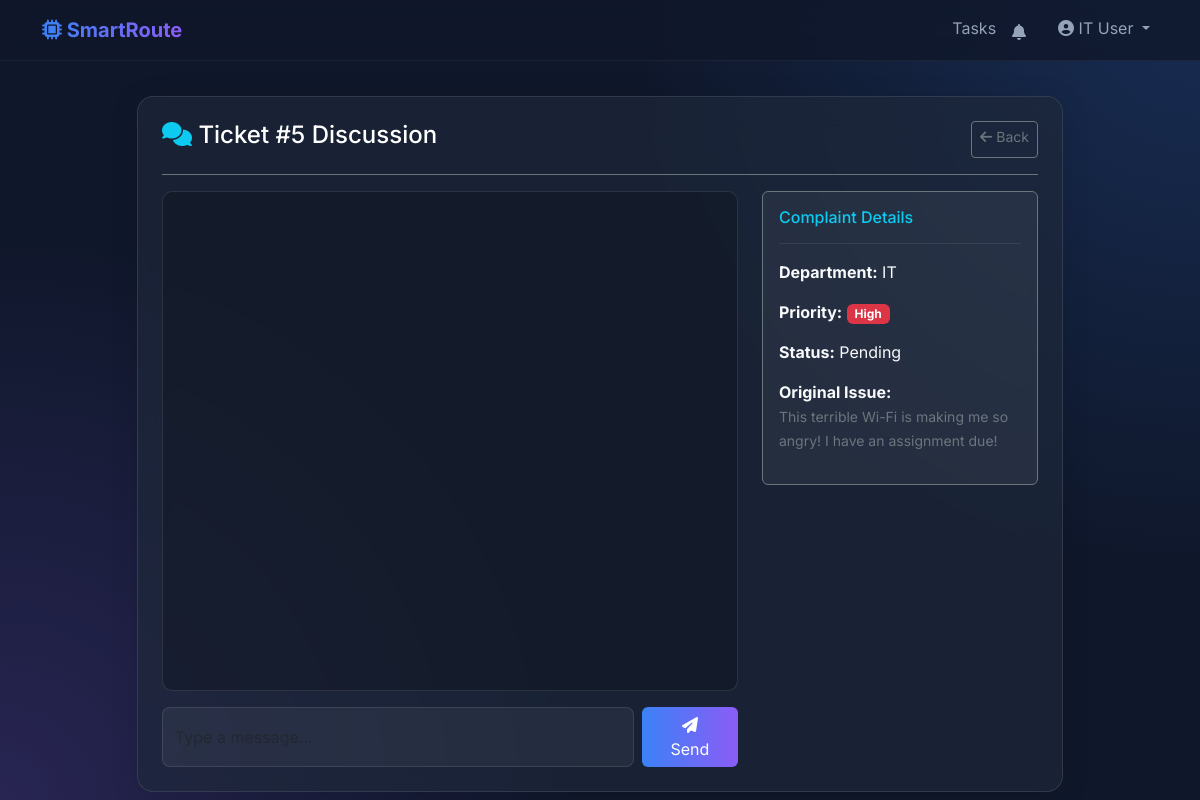
/chat/5 (signed in), run on the app's committed database.
### app.py (models this page shows)
class User(db.Model):
    id = db.Column(db.Integer, primary_key=True)
    name = db.Column(db.String(100), nullable=False)
    email = db.Column(db.String(100), unique=True, nullable=False)
    password = db.Column(db.String(200), nullable=False)
    role = db.Column(db.String(20), default='User') # User, Admin, Department
    dept_id = db.Column(db.Integer, db.ForeignKey('department.id'), nullable=True)

class Complaint(db.Model):
    id = db.Column(db.Integer, primary_key=True)
    user_id = db.Column(db.Integer, db.ForeignKey('user.id'), nullable=False)
    user = db.relationship('User', backref=db.backref('complaints', lazy=True))
    text = db.Column(db.Text, nullable=False)
    department_id = db.Column(db.Integer, db.ForeignKey('department.id'), nullable=False, index=True)
    status = db.Column(db.String(50), default='Pending', index=True) # Pending, In Progress, Resolved
    remarks = db.Column(db.Text, nullable=True)
    date = db.Column(db.DateTime, default=datetime.datetime.utcnow, index=True)
    priority = db.Column(db.String(20), default='Normal', index=True) # Normal, High
    confidence_score = db.Column(db.Float, nullable=True)
    sentiment = db.Column(db.String(20), nullable=True, index=True)
    sla_deadline = db.Column(db.DateTime, nullable=True, index=True)
    sla_status = db.Column(db.String(50), default='Within SLA')
    escalation_level = db.Column(db.Integer, default=0)
    resolved_at = db.Column(db.DateTime, nullable=True)
    attachments = db.relationship('Attachment', backref='complaint', lazy=True)

class Department(db.Model):
    id = db.Column(db.Integer, primary_key=True)
    name = db.Column(db.String(100), unique=True, nullable=False)
    users = db.relationship('User', backref='department', lazy=True)
    complaints = db.relationship('Complaint', backref='department', lazy=True)

### app.py (the view)
@app.route('/chat/<int:complaint_id>')
def chat(complaint_id):
    if 'user_id' not in session:
        return redirect(url_for('login'))
    user = User.query.get(session['user_id'])
    complaint = Complaint.query.get_or_404(complaint_id)
    if user.role != 'Admin' and complaint.user_id != user.id and (user.role != 'Department' or user.dept_id != complaint.department_id):
        flash('Unauthorized access.', 'danger')
        return redirect(url_for('login'))
    messages = Message.query.filter_by(complaint_id=complaint_id).order_by(Message.timestamp.asc()).all()
    return render_template('chat.html', complaint=complaint, messages=messages, current_user=user)

### templates/chat.html (shortened to what this page needs)
{% extends "base.html" %}
{% block content %}
<div class="row justify-content-center h-100">
    <div class="col-md-10">
        <div class="glass-card slide-in p-4">
            <div class="d-flex justify-content-between border-bottom border-secondary pb-3 mb-3">
                <h4 class="text-white"><i class="fa-solid fa-comments text-info"></i> Ticket #{{ complaint.id }} Discussion</h4>
                <a href="{{ url_for('dept_dashboard') if current_user.role == 'Department' else url_for('view_status') }}" class="btn btn-outline-secondary btn-sm"><i class="fa-solid fa-arrow-left"></i> Back</a>
            </div>
            <div class="row">
                <div class="col-md-8">
                    <div id="chat-window" class="p-3 mb-3" style="height: 500px; overflow-y: auto; background: rgba(0,0,0,0.2); border-radius: 10px; border: 1px solid rgba(255,255,255,0.1);">
                    </div>
                    <form id="chat-form" class="d-flex">
                        <input type="text" id="chat-input" class="form-control me-2 glass-input" placeholder="Type a message..." required autocomplete="off" style="background: rgba(255,255,255,0.05); color: white;">
                        <button type="submit" class="btn btn-primary px-4"><i class="fa-solid fa-paper-plane"></i> Send</button>
                    </form>
                </div>
                <div class="col-md-4">
                    <div class="p-3 rounded border border-secondary" style="background: rgba(255,255,255,0.05);">
                        <h6 class="text-info">Complaint Details</h6>
                        <hr class="border-secondary">
                        <p><strong>Department:</strong> {{ complaint.department.name }}</p>
                        <p><strong>Priority:</strong>
                            {% if complaint.priority == 'High' %}<span class="badge bg-danger">High</span>{% else %}<span class="badge bg-secondary">Normal</span>{% endif %}
                        </p>
                        <p><strong>Status:</strong> {{ complaint.status }}</p>
                        <p><strong>Original Issue:</strong><br><small class="text-secondary">{{ complaint.text }}</small></p>
                    </div>
                </div>
            </div>
        </div>
    </div>
</div>
{% endblock %}

### templates/base.html (shortened to what this page needs)
<!DOCTYPE html>
<html lang="en">
<head>
    <link href="https://cdn.jsdelivr.net/npm/bootstrap@5.3.0/dist/css/bootstrap.min.css" rel="stylesheet">
    <link rel="stylesheet" href="https://cdnjs.cloudflare.com/ajax/libs/font-awesome/6.4.0/css/all.min.css">
    <link rel="stylesheet" href="{{ url_for('static', filename='css/styles.css') }}">
</head>
<body>
    <nav class="navbar navbar-expand-lg glass-nav fixed-top">
        <div class="container">
            <a class="navbar-brand fw-bold text-gradient" href="{{ url_for('index') }}">
                <i class="fa-solid fa-microchip"></i> SmartRoute
            </a>
            <div class="collapse navbar-collapse" id="navbarNav">
                <ul class="navbar-nav ms-auto font-weight-semibold">
                    {% if session.get('user_id') %}
                        {% if session.get('role') == 'User' %}
                            <li class="nav-item">
                                <a class="nav-link" href="{{ url_for('submit_complaint') }}">Submit Complaint</a>
                            </li>
                            <li class="nav-item">
                                <a class="nav-link" href="{{ url_for('view_status') }}">My Status</a>
                            </li>
                        {% elif session.get('role') == 'Admin' %}
                            <li class="nav-item">
                                <a class="nav-link" href="{{ url_for('admin_dashboard') }}">Admin Panel</a>
                            </li>
                        {% elif session.get('role') == 'Department' %}
                            <li class="nav-item">
                                <a class="nav-link" href="{{ url_for('dept_dashboard') }}">Tasks</a>
                            </li>
                        {% endif %}
                        <li class="nav-item dropdown me-3 mt-1">
                            <a class="nav-link" href="#" id="notifBell" data-bs-toggle="dropdown" style="position: relative;">
                                <i class="fa-solid fa-bell"></i>
                            </a>
                        </li>
                        <li class="nav-item dropdown">
                            <a class="nav-link dropdown-toggle" href="#" id="userDropdown" role="button" data-bs-toggle="dropdown">
                                <i class="fa-solid fa-user-circle"></i> {{ session.get('user_name') }}
                            </a>
                        </li>
                    {% endif %}
                </ul>
            </div>
        </div>
    </nav>
    <div class="container main-content mt-5 pt-5">
        {% block content %}{% endblock %}
    </div>
    <div class="toast-container position-fixed bottom-0 end-0 p-3" id="toastContainer" style="z-index: 1060;"></div>
</body>
</html>

### static/css/styles.css (style rules this page uses)
:root { --bg-color: #0f172a; --card-bg: rgba(30, 41, 59, 0.7); --text-primary: #f8fafc; --text-secondary: #94a3b8; --accent-color: #3b82f6; --accent-hover: #2563eb; --gradient-start: #3b82f6; --gradient-end: #8b5cf6; }
body { font-family: 'Inter', sans-serif; background: var(--bg-color); background-image: radial-gradient(circle at top right, rgba(59, 130, 246, 0.2), transparent 40%), radial-gradient(circle at bottom left, rgba(139, 92, 246, 0.2), transparent 40%); color: var(--text-primary); min-height: 100vh; display: flex; flex-direction: column; }
.text-gradient { background: linear-gradient(90deg, var(--gradient-start), var(--gradient-end)); -webkit-background-clip: text; -webkit-text-fill-color: transparent; }
.glass-card { background: var(--card-bg); backdrop-filter: blur(16px); -webkit-backdrop-filter: blur(16px); border: 1px solid rgba(255, 255, 255, 0.1); border-radius: 1rem; box-shadow: 0 4px 30px rgba(0, 0, 0, 0.1); transition: transform 0.3s ease, box-shadow 0.3s ease; }
.glass-nav { background: rgba(15, 23, 42, 0.8); backdrop-filter: blur(12px); border-bottom: 1px solid rgba(255, 255, 255, 0.05); }
.nav-link { color: var(--text-secondary) !important; transition: color 0.3s ease; }
.form-control, .form-select { background-color: rgba(15, 23, 42, 0.6); border: 1px solid rgba(255, 255, 255, 0.1); color: var(--text-primary); border-radius: 0.5rem; }
.btn-primary { background: linear-gradient(90deg, var(--gradient-start), var(--gradient-end)); border: none; transition: opacity 0.3s ease, transform 0.2s ease; }
.slide-in { animation: slideIn 0.5s cubic-bezier(0.4, 0, 0.2, 1) forwards; }

### data on the page
User: get "IT User"
Complaint: id "5", status "Pending", text "This terrible Wi-Fi is making me so angry! I have an assignment due!"
Department: department.name "IT"
